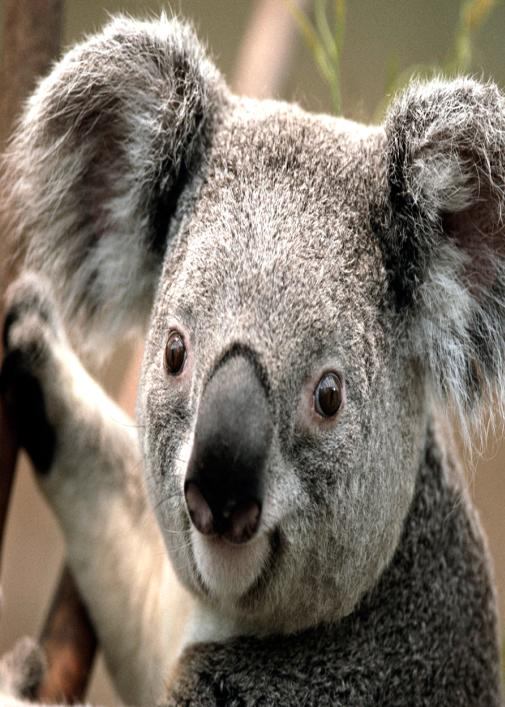
#> input picture ch10/koala.jpg, 505 x 707 px
$ python ch10-2-2.py
#> lines starting #> are read from the running program, lines starting #| are printed output that depends on the picture
from PIL import Image

im = Image.open("koala.jpg")
#> im is the input picture: PIL image 505x707 RGB; mean R, G, B 124.9, 115.6, 103.9
print(im.size)
#| (505, 707)
im2 = im.resize((400, 400))
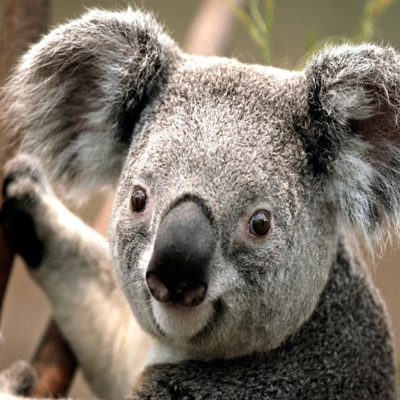
#> im2: PIL image 400x400 RGB; mean R, G, B 124.9, 115.6, 103.9
print(im2.size)
#| (400, 400)
im2.save("koala_resized01.jpg")
